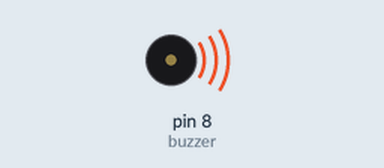
The sketch below on a simulated Arduino Uno, built with avr-gcc and run on an emulated ATmega328P. Shown: buzzer (waves = sounding).

Above: at 0.1 s.
At 41.1 s:
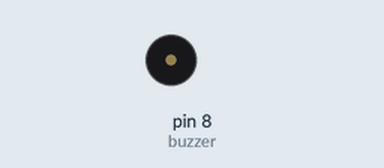
Timing chart, 0 to 42.6 s (numbered marks = the images above):
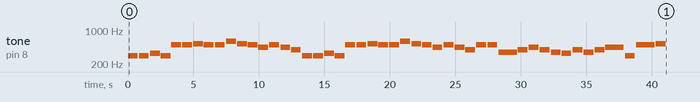

The sketch:

buzzer_inno_italia.ino
```cpp
#define buzzer 8
const int songspeed = 1;
#define Do4 262
#define Re4 294
#define Mi4 330
#define Fa4 349
#define Sol4 392
#define La4 440
#define Si4 494
#define Do5 523
#define Re5 587
#define Mi5 659
#define Fa5 698
#define Sol5 784
#define La5 880
#define Si5 988

int notes[] = {
Re4, 0, Re4, 0, Mi4, 0, Re4, 0, // 8
Si4, 0, Si4, 0, Do5, 0, Si4, 0, // 16
Si4, 0, Re5, 0, Do5, 0, Si4, 0, // 24
La4, 0, Si4, 0, La4, 0, Sol4, 0, // 32
Re4, 0, Re4, 0, Mi4, 0, Re4, 0, // 40
Si4, 0, Si4, 0, Do5, 0, Si4, 0, // 48
Si4, 0, Re5, 0, Do5, 0, Si4, 0, // 56
La4, 0, Si4, 0, La4, 0, Sol4, 0, // 64
Si4, 0, Si4, 0, Fa4, 0, // 70
Sol4, 0, La4, 0, Sol4, 0, Fa4, 0, Mi4, 0, // 80
Sol4, 0, Fa4, 0, Sol4, 0, La4, 0, // 88
Re4, 0, Si4, 0, Do5, 0, // 94
};


//**************************************************+
int duration [] = {
750, 100, 750, 100, 750, 50, 750, 50, //8
750, 100, 750, 100, 750, 50, 750, 100, //16
750, 100, 750, 100, 750, 50, 750, 50, // 24
750, 100, 750, 100, 750, 50, 750, 100, // 32
750, 100, 750, 100, 750, 50, 750, 50, // 40
750, 100, 750, 100, 750, 50, 750, 100, // 48
750, 100, 750, 100, 750, 50, 750, 50, // 56
750, 100, 750, 100, 750, 50, 750, 100, // 64
750, 100, 750, 100, 1400, 50, // 70
750, 100, 750, 100, 750, 100, 750, 50, 750, 100, //80
750, 100, 750, 100, 750, 50, 1400, 100, // 88
750, 100, 1400, 100, 750, 100, // 94

};

void setup() {
pinMode (buzzer, OUTPUT) ;
for (int i = 0; i < 94; i++)  {
   int wait = duration[i] * songspeed;
   tone(buzzer, notes[i], wait);
   delay(wait);
}

}

void loop() {
  // put your main code here, to run repeatedly:

}
```
